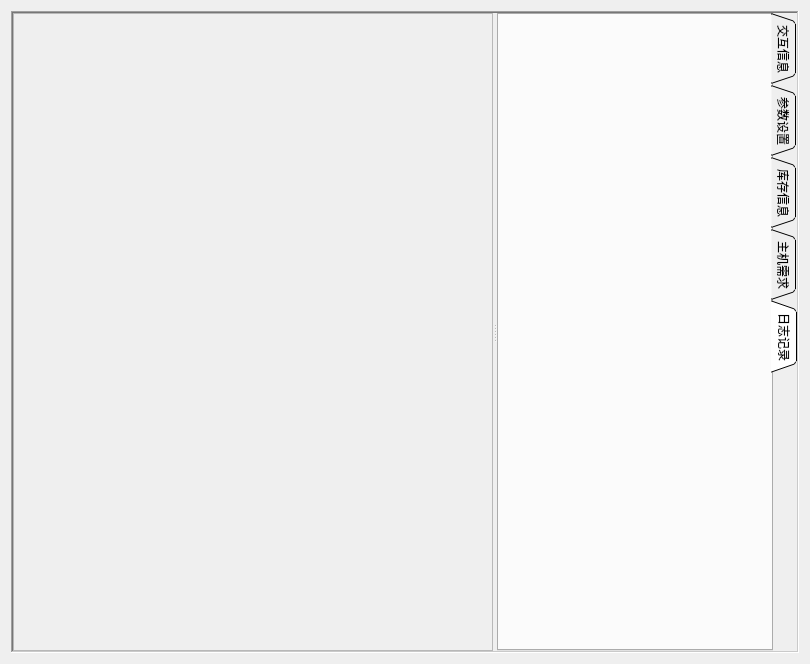
<?xml version="1.0" encoding="UTF-8"?>
<ui version="4.0">
 <class>Form</class>
 <widget class="QWidget" name="Form">
  <property name="geometry">
   <rect>
    <x>0</x>
    <y>0</y>
    <width>810</width>
    <height>664</height>
   </rect>
  </property>
  <property name="windowTitle">
   <string>Form</string>
  </property>
  <layout class="QHBoxLayout" name="horizontalLayout">
   <item>
    <widget class="QSplitter" name="splitter">
     <property name="layoutDirection">
      <enum>Qt::LayoutDirection::LeftToRight</enum>
     </property>
     <property name="autoFillBackground">
      <bool>false</bool>
     </property>
     <property name="frameShape">
      <enum>QFrame::Shape::WinPanel</enum>
     </property>
     <property name="frameShadow">
      <enum>QFrame::Shadow::Sunken</enum>
     </property>
     <property name="orientation">
      <enum>Qt::Orientation::Horizontal</enum>
     </property>
     <property name="opaqueResize">
      <bool>true</bool>
     </property>
     <widget class="QFrame" name="left_area">
      <property name="sizePolicy">
       <sizepolicy hsizetype="Preferred" vsizetype="Preferred">
        <horstretch>0</horstretch>
        <verstretch>0</verstretch>
       </sizepolicy>
      </property>
      <property name="frameShape">
       <enum>QFrame::Shape::StyledPanel</enum>
      </property>
      <property name="frameShadow">
       <enum>QFrame::Shadow::Raised</enum>
      </property>
     </widget>
     <widget class="QTabWidget" name="right_area">
      <property name="sizePolicy">
       <sizepolicy hsizetype="Expanding" vsizetype="Expanding">
        <horstretch>0</horstretch>
        <verstretch>0</verstretch>
       </sizepolicy>
      </property>
      <property name="minimumSize">
       <size>
        <width>300</width>
        <height>0</height>
       </size>
      </property>
      <property name="tabPosition">
       <enum>QTabWidget::TabPosition::East</enum>
      </property>
      <property name="tabShape">
       <enum>QTabWidget::TabShape::Triangular</enum>
      </property>
      <property name="currentIndex">
       <number>4</number>
      </property>
      <property name="documentMode">
       <bool>false</bool>
      </property>
      <property name="tabsClosable">
       <bool>false</bool>
      </property>
      <property name="tabBarAutoHide">
       <bool>false</bool>
      </property>
      <widget class="QWidget" name="tab_1">
       <attribute name="title">
        <string>交互信息</string>
       </attribute>
      </widget>
      <widget class="QWidget" name="tab_2">
       <attribute name="title">
        <string>参数设置</string>
       </attribute>
      </widget>
      <widget class="QWidget" name="tab_3">
       <attribute name="title">
        <string>库存信息</string>
       </attribute>
      </widget>
      <widget class="QWidget" name="tab_4">
       <attribute name="title">
        <string>主机需求</string>
       </attribute>
      </widget>
      <widget class="QWidget" name="tab_5">
       <attribute name="title">
        <string>日志记录</string>
       </attribute>
      </widget>
     </widget>
    </widget>
   </item>
  </layout>
 </widget>
 <resources/>
 <connections/>
</ui>
